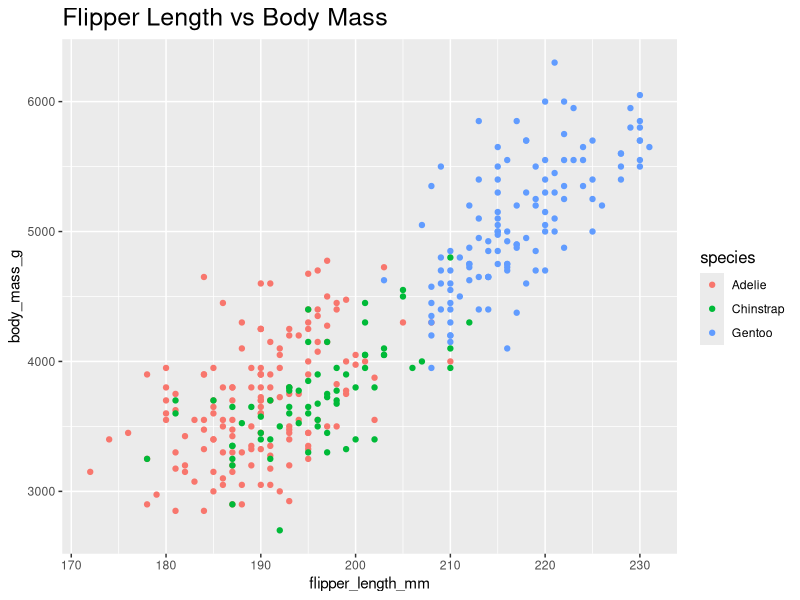
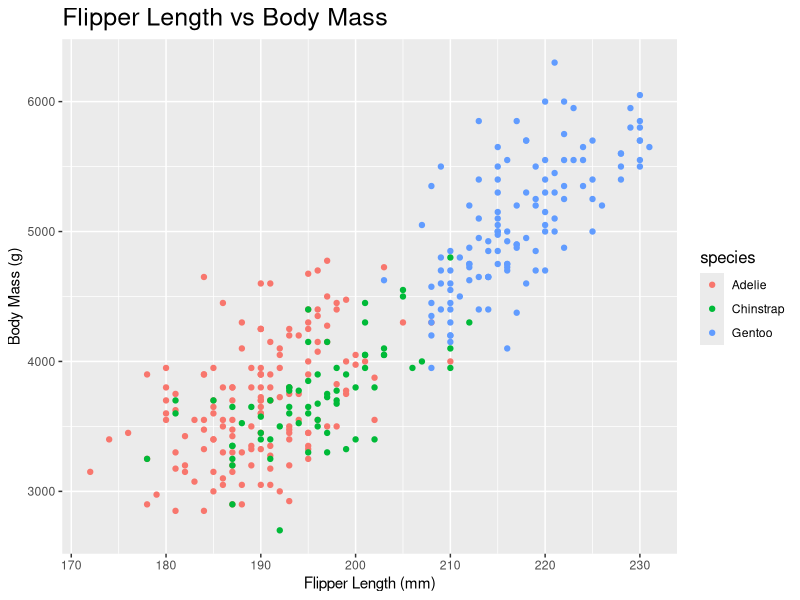

Write R code to recreate these figures, in order.

            library(ggplot2)
            library(palmerpenguins)
            built_answer <- tryCatch(
                {
                    set.seed(42)
                    ggplot(penguins, aes(x = flipper_length_mm, y = body_mass_g, colour = species)) + geom_point() + labs(title = "Flipper Length vs Body Mass") + theme(plot.title = element_text(size = 18), legend.title = element_text(size = 12))
                    suppressWarnings(
                        if (!file.exists("/sandbox/figures/flipper-length_body-mass_scatter_font_size_title_legend_answer.png")) {
                            ggsave(
                                width = 3,
                                height = 3,
                                "/sandbox/figures/flipper-length_body-mass_scatter_font_size_title_legend_answer.png"
                            )
                        }
                    )
                    suppressWarnings(
                        ggplot_build(last_plot())
                    )
                },
                error = function(e) {
                    'ERROR'
                }
            )
            built_submission <- tryCatch(
                {
                    set.seed(42)
                    ggplot(data = penguins, aes(x = flipper_length_mm, y = body_mass_g, color = species)) +
  geom_point() +
  labs(title = "Flipper Length vs Body Mass", x = "Flipper Length (mm)", y = "Body Mass (g)") +
  theme(plot.title = element_text(size = 18), legend.title = element_text(size = 12))
                    suppressWarnings(
                        ggsave(
                            width = 3,
                            height = 3,
                            "figures/flipper-length_body-mass_scatter_font_size_title_legend_submission_qwen.png"
                        )
                    )
                    suppressWarnings(
                        ggplot_build(last_plot())
                    )
                },
                error = function(e) {
                    'ERROR'
                }
            )
            cat(isTRUE(all.equal(built_answer, built_submission)))
        
